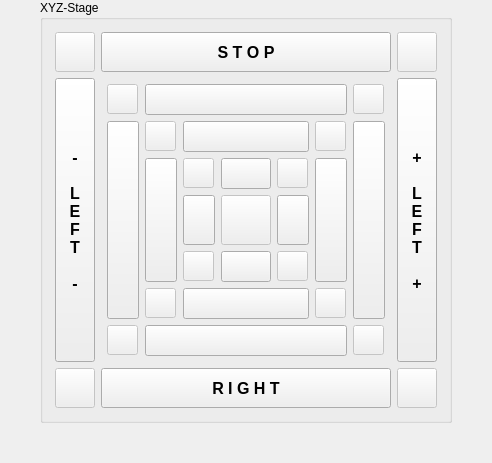
          <widget class="QWidget" name="Cryostat">
           <attribute name="title">
            <string>Cryostat</string>
           </attribute>
           <layout class="QGridLayout" name="gridLayout_10">
            <property name="leftMargin">
             <number>0</number>
            </property>
            <property name="topMargin">
             <number>0</number>
            </property>
            <property name="rightMargin">
             <number>0</number>
            </property>
            <property name="bottomMargin">
             <number>0</number>
            </property>
            <item row="0" column="1">
             <widget class="QGroupBox" name="groupBox">
              <property name="title">
               <string>XYZ-Stage</string>
              </property>
              <layout class="QGridLayout" name="gridLayout_8">
               <property name="leftMargin">
                <number>6</number>
               </property>
               <property name="topMargin">
                <number>6</number>
               </property>
               <property name="rightMargin">
                <number>6</number>
               </property>
               <property name="bottomMargin">
                <number>6</number>
               </property>
               <item row="0" column="0">
                <layout class="QGridLayout" name="gridLayout_23">
                 <property name="leftMargin">
                  <number>6</number>
                 </property>
                 <property name="topMargin">
                  <number>6</number>
                 </property>
                 <property name="rightMargin">
                  <number>6</number>
                 </property>
                 <property name="bottomMargin">
                  <number>6</number>
                 </property>
                 <property name="spacing">
                  <number>6</number>
                 </property>
                 <item row="0" column="1">
                  <widget class="QToolButton" name="btn_stop_05">
                   <property name="sizePolicy">
                    <sizepolicy hsizetype="Expanding" vsizetype="Fixed">
                     <horstretch>0</horstretch>
                     <verstretch>0</verstretch>
                    </sizepolicy>
                   </property>
                   <property name="minimumSize">
                    <size>
                     <width>0</width>
                     <height>40</height>
                    </size>
                   </property>
                   <property name="font">
                    <font>
                     <pointsize>12</pointsize>
                     <weight>75</weight>
                     <bold>true</bold>
                    </font>
                   </property>
                   <property name="text">
                    <string>S T O P</string>
                   </property>
                  </widget>
                 </item>
                 <item row="1" column="0">
                  <widget class="QToolButton" name="btn_xyz_left_1">
                   <property name="sizePolicy">
                    <sizepolicy hsizetype="Fixed" vsizetype="Expanding">
                     <horstretch>0</horstretch>
                     <verstretch>0</verstretch>
                    </sizepolicy>
                   </property>
                   <property name="minimumSize">
                    <size>
                     <width>40</width>
                     <height>0</height>
                    </size>
                   </property>
                   <property name="font">
                    <font>
                     <pointsize>12</pointsize>
                     <weight>75</weight>
                     <bold>true</bold>
                    </font>
                   </property>
                   <property name="statusTip">
                    <string>Stop all motors &amp; abort data collection!</string>
                   </property>
                   <property name="text">
                    <string>-

L
E
F
T

-</string>
                   </property>
                  </widget>
                 </item>
                 <item row="1" column="2">
                  <widget class="QToolButton" name="btn_xyz_left_2">
                   <property name="sizePolicy">
                    <sizepolicy hsizetype="Fixed" vsizetype="Expanding">
                     <horstretch>0</horstretch>
                     <verstretch>0</verstretch>
                    </sizepolicy>
                   </property>
                   <property name="minimumSize">
                    <size>
                     <width>40</width>
                     <height>0</height>
                    </size>
                   </property>
                   <property name="font">
                    <font>
                     <pointsize>12</pointsize>
                     <weight>75</weight>
                     <bold>true</bold>
                    </font>
                   </property>
                   <property name="statusTip">
                    <string>Stop all motors &amp; abort data collection!</string>
                   </property>
                   <property name="text">
                    <string>+

L
E
F
T

+</string>
                   </property>
                  </widget>
                 </item>
                 <item row="2" column="1">
                  <widget class="QToolButton" name="btn_xyz_right">
                   <property name="sizePolicy">
                    <sizepolicy hsizetype="Expanding" vsizetype="Fixed">
                     <horstretch>0</horstretch>
                     <verstretch>0</verstretch>
                    </sizepolicy>
                   </property>
                   <property name="minimumSize">
                    <size>
                     <width>0</width>
                     <height>40</height>
                    </size>
                   </property>
                   <property name="font">
                    <font>
                     <pointsize>12</pointsize>
                     <weight>75</weight>
                     <bold>true</bold>
                    </font>
                   </property>
                   <property name="text">
                    <string>R I G H T</string>
                   </property>
                  </widget>
                 </item>
                 <item row="0" column="0">
                  <widget class="QToolButton" name="btn_xyz_edge_41">
                   <property name="enabled">
                    <bool>false</bool>
                   </property>
                   <property name="minimumSize">
                    <size>
                     <width>40</width>
                     <height>40</height>
                    </size>
                   </property>
                   <property name="text">
                    <string/>
                   </property>
                  </widget>
                 </item>
                 <item row="0" column="2">
                  <widget class="QToolButton" name="btn_xyz_edge_42">
                   <property name="enabled">
                    <bool>false</bool>
                   </property>
                   <property name="minimumSize">
                    <size>
                     <width>40</width>
                     <height>40</height>
                    </size>
                   </property>
                   <property name="text">
                    <string/>
                   </property>
                  </widget>
                 </item>
                 <item row="2" column="0">
                  <widget class="QToolButton" name="btn_xyz_edge_44">
                   <property name="enabled">
                    <bool>false</bool>
                   </property>
                   <property name="minimumSize">
                    <size>
                     <width>40</width>
                     <height>40</height>
                    </size>
                   </property>
                   <property name="text">
                    <string/>
                   </property>
                  </widget>
                 </item>
                 <item row="2" column="2">
                  <widget class="QToolButton" name="btn_xyz_edge_43">
                   <property name="enabled">
                    <bool>false</bool>
                   </property>
                   <property name="minimumSize">
                    <size>
                     <width>40</width>
                     <height>40</height>
                    </size>
                   </property>
                   <property name="text">
                    <string/>
                   </property>
                  </widget>
                 </item>
                 <item row="1" column="1">
                  <layout class="QGridLayout" name="gridLayout_21">
                   <property name="leftMargin">
                    <number>6</number>
                   </property>
                   <property name="topMargin">
                    <number>6</number>
                   </property>
                   <property name="rightMargin">
                    <number>6</number>
                   </property>
                   <property name="bottomMargin">
                    <number>6</number>
                   </property>
                   <property name="spacing">
                    <number>6</number>
                   </property>
                   <item row="3" column="2">
                    <widget class="QToolButton" name="btn_xyz_l_1">
                     <property name="minimumSize">
                      <size>
                       <width>30</width>
                       <height>50</height>
                      </size>
                     </property>
                     <property name="text">
                      <string/>
                     </property>
                     <property name="icon">
                      <iconset resource="icons.qrc">
                       <normaloff>:/icons/arrow_l_1.png</normaloff>:/icons/arrow_l_1.png</iconset>
                     </property>
                     <property name="iconSize">
                      <size>
                       <width>24</width>
                       <height>24</height>
                      </size>
                     </property>
                    </widget>
                   </item>
                   <item row="3" column="4">
                    <widget class="QToolButton" name="btn_xyz_r_1">
                     <property name="minimumSize">
                      <size>
                       <width>30</width>
                       <height>50</height>
                      </size>
                     </property>
                     <property name="text">
                      <string/>
                     </property>
                     <property name="icon">
                      <iconset resource="icons.qrc">
                       <normaloff>:/icons/arrow_r_1.png</normaloff>:/icons/arrow_r_1.png</iconset>
                     </property>
                     <property name="iconSize">
                      <size>
                       <width>24</width>
                       <height>24</height>
                      </size>
                     </property>
                    </widget>
                   </item>
                   <item row="4" column="3" alignment="Qt::AlignHCenter">
                    <widget class="QToolButton" name="btn_xyz_d_1">
                     <property name="minimumSize">
                      <size>
                       <width>50</width>
                       <height>30</height>
                      </size>
                     </property>
                     <property name="text">
                      <string/>
                     </property>
                     <property name="icon">
                      <iconset resource="icons.qrc">
                       <normaloff>:/icons/arrow_d_1.png</normaloff>:/icons/arrow_d_1.png</iconset>
                     </property>
                     <property name="iconSize">
                      <size>
                       <width>24</width>
                       <height>24</height>
                      </size>
                     </property>
                    </widget>
                   </item>
                   <item row="2" column="3" alignment="Qt::AlignHCenter">
                    <widget class="QToolButton" name="btn_xyz_u_1">
                     <property name="minimumSize">
                      <size>
                       <width>50</width>
                       <height>30</height>
                      </size>
                     </property>
                     <property name="text">
                      <string/>
                     </property>
                     <property name="icon">
                      <iconset resource="icons.qrc">
                       <normaloff>:/icons/arrow_u_1.png</normaloff>:/icons/arrow_u_1.png</iconset>
                     </property>
                     <property name="iconSize">
                      <size>
                       <width>24</width>
                       <height>24</height>
                      </size>
                     </property>
                    </widget>
                   </item>
                   <item row="3" column="3">
                    <widget class="QToolButton" name="btn_xyz_edge_00">
                     <property name="enabled">
                      <bool>false</bool>
                     </property>
                     <property name="minimumSize">
                      <size>
                       <width>50</width>
                       <height>50</height>
                      </size>
                     </property>
                     <property name="text">
                      <string/>
                     </property>
                     <property name="icon">
                      <iconset resource="icons.qrc">
                       <normaloff>:/icons/move.png</normaloff>:/icons/move.png</iconset>
                     </property>
                     <property name="iconSize">
                      <size>
                       <width>30</width>
                       <height>30</height>
                      </size>
                     </property>
                    </widget>
                   </item>
                   <item row="2" column="2">
                    <widget class="QToolButton" name="btn_xyz_edge_11">
                     <property name="enabled">
                      <bool>false</bool>
                     </property>
                     <property name="minimumSize">
                      <size>
                       <width>31</width>
                       <height>30</height>
                      </size>
                     </property>
                     <property name="text">
                      <string/>
                     </property>
                    </widget>
                   </item>
                   <item row="2" column="4">
                    <widget class="QToolButton" name="btn_xyz_edge_12">
                     <property name="enabled">
                      <bool>false</bool>
                     </property>
                     <property name="minimumSize">
                      <size>
                       <width>31</width>
                       <height>30</height>
                      </size>
                     </property>
                     <property name="text">
                      <string/>
                     </property>
                    </widget>
                   </item>
                   <item row="4" column="2">
                    <widget class="QToolButton" name="btn_xyz_edge_14">
                     <property name="enabled">
                      <bool>false</bool>
                     </property>
                     <property name="minimumSize">
                      <size>
                       <width>31</width>
                       <height>30</height>
                      </size>
                     </property>
                     <property name="text">
                      <string/>
                     </property>
                    </widget>
                   </item>
                   <item row="4" column="4">
                    <widget class="QToolButton" name="btn_xyz_edge_13">
                     <property name="enabled">
                      <bool>false</bool>
                     </property>
                     <property name="minimumSize">
                      <size>
                       <width>31</width>
                       <height>30</height>
                      </size>
                     </property>
                     <property name="text">
                      <string/>
                     </property>
                    </widget>
                   </item>
                   <item row="2" column="1" rowspan="3">
                    <widget class="QToolButton" name="btn_xyz_l_2">
                     <property name="sizePolicy">
                      <sizepolicy hsizetype="Fixed" vsizetype="Expanding">
                       <horstretch>0</horstretch>
                       <verstretch>0</verstretch>
                      </sizepolicy>
                     </property>
                     <property name="minimumSize">
                      <size>
                       <width>30</width>
                       <height>50</height>
                      </size>
                     </property>
                     <property name="text">
                      <string/>
                     </property>
                     <property name="icon">
                      <iconset resource="icons.qrc">
                       <normaloff>:/icons/arrow_l_2.png</normaloff>:/icons/arrow_l_2.png</iconset>
                     </property>
                     <property name="iconSize">
                      <size>
                       <width>24</width>
                       <height>24</height>
                      </size>
                     </property>
                    </widget>
                   </item>
                   <item row="5" column="2" colspan="3">
                    <widget class="QToolButton" name="btn_xyz_d_2">
                     <property name="sizePolicy">
                      <sizepolicy hsizetype="Expanding" vsizetype="Fixed">
                       <horstretch>0</horstretch>
                       <verstretch>0</verstretch>
                      </sizepolicy>
                     </property>
                     <property name="minimumSize">
                      <size>
                       <width>50</width>
                       <height>30</height>
                      </size>
                     </property>
                     <property name="text">
                      <string/>
                     </property>
                     <property name="icon">
                      <iconset resource="icons.qrc">
                       <normaloff>:/icons/arrow_d_2.png</normaloff>:/icons/arrow_d_2.png</iconset>
                     </property>
                     <property name="iconSize">
                      <size>
                       <width>24</width>
                       <height>24</height>
                      </size>
                     </property>
                    </widget>
                   </item>
                   <item row="2" column="5" rowspan="3">
                    <widget class="QToolButton" name="btn_xyz_r_2">
                     <property name="sizePolicy">
                      <sizepolicy hsizetype="Fixed" vsizetype="Expanding">
                       <horstretch>0</horstretch>
                       <verstretch>0</verstretch>
                      </sizepolicy>
                     </property>
                     <property name="minimumSize">
                      <size>
                       <width>30</width>
                       <height>50</height>
                      </size>
                     </property>
                     <property name="text">
                      <string/>
                     </property>
                     <property name="icon">
                      <iconset resource="icons.qrc">
                       <normaloff>:/icons/arrow_r_2.png</normaloff>:/icons/arrow_r_2.png</iconset>
                     </property>
                     <property name="iconSize">
                      <size>
                       <width>24</width>
                       <height>24</height>
                      </size>
                     </property>
                    </widget>
                   </item>
                   <item row="1" column="2" colspan="3">
                    <widget class="QToolButton" name="btn_xyz_u_2">
                     <property name="sizePolicy">
                      <sizepolicy hsizetype="Expanding" vsizetype="Fixed">
                       <horstretch>0</horstretch>
                       <verstretch>0</verstretch>
                      </sizepolicy>
                     </property>
                     <property name="minimumSize">
                      <size>
                       <width>50</width>
                       <height>30</height>
                      </size>
                     </property>
                     <property name="text">
                      <string/>
                     </property>
                     <property name="icon">
                      <iconset resource="icons.qrc">
                       <normaloff>:/icons/arrow_u_2.png</normaloff>:/icons/arrow_u_2.png</iconset>
                     </property>
                     <property name="iconSize">
                      <size>
                       <width>24</width>
                       <height>24</height>
                      </size>
                     </property>
                    </widget>
                   </item>
                   <item row="1" column="6" rowspan="5">
                    <widget class="QToolButton" name="btn_xyz_r_3">
                     <property name="sizePolicy">
                      <sizepolicy hsizetype="Fixed" vsizetype="Expanding">
                       <horstretch>0</horstretch>
                       <verstretch>0</verstretch>
                      </sizepolicy>
                     </property>
                     <property name="minimumSize">
                      <size>
                       <width>30</width>
                       <height>50</height>
                      </size>
                     </property>
                     <property name="text">
                      <string/>
                     </property>
                     <property name="icon">
                      <iconset resource="icons.qrc">
                       <normaloff>:/icons/arrow_r_3.png</normaloff>:/icons/arrow_r_3.png</iconset>
                     </property>
                     <property name="iconSize">
                      <size>
                       <width>24</width>
                       <height>24</height>
                      </size>
                     </property>
                    </widget>
                   </item>
                   <item row="6" column="1" colspan="5">
                    <widget class="QToolButton" name="btn_xyz_d_3">
                     <property name="sizePolicy">
                      <sizepolicy hsizetype="Expanding" vsizetype="Fixed">
                       <horstretch>0</horstretch>
                       <verstretch>0</verstretch>
                      </sizepolicy>
                     </property>
                     <property name="minimumSize">
                      <size>
                       <width>50</width>
                       <height>30</height>
                      </size>
                     </property>
                     <property name="text">
                      <string/>
                     </property>
                     <property name="icon">
                      <iconset resource="icons.qrc">
                       <normaloff>:/icons/arrow_d_3.png</normaloff>:/icons/arrow_d_3.png</iconset>
                     </property>
                     <property name="iconSize">
                      <size>
                       <width>24</width>
                       <height>24</height>
                      </size>
                     </property>
                    </widget>
                   </item>
                   <item row="1" column="0" rowspan="5">
                    <widget class="QToolButton" name="btn_xyz_l_3">
                     <property name="sizePolicy">
                      <sizepolicy hsizetype="Fixed" vsizetype="Expanding">
                       <horstretch>0</horstretch>
                       <verstretch>0</verstretch>
                      </sizepolicy>
                     </property>
                     <property name="minimumSize">
                      <size>
                       <width>30</width>
                       <height>50</height>
                      </size>
                     </property>
                     <property name="text">
                      <string/>
                     </property>
                     <property name="icon">
                      <iconset resource="icons.qrc">
                       <normaloff>:/icons/arrow_l_3.png</normaloff>:/icons/arrow_l_3.png</iconset>
                     </property>
                     <property name="iconSize">
                      <size>
                       <width>24</width>
                       <height>24</height>
                      </size>
                     </property>
                    </widget>
                   </item>
                   <item row="0" column="1" colspan="5">
                    <widget class="QToolButton" name="btn_xyz_u_3">
                     <property name="sizePolicy">
                      <sizepolicy hsizetype="Expanding" vsizetype="Fixed">
                       <horstretch>0</horstretch>
                       <verstretch>0</verstretch>
                      </sizepolicy>
                     </property>
                     <property name="minimumSize">
                      <size>
                       <width>50</width>
                       <height>30</height>
                      </size>
                     </property>
                     <property name="text">
                      <string/>
                     </property>
                     <property name="icon">
                      <iconset resource="icons.qrc">
                       <normaloff>:/icons/arrow_u_3.png</normaloff>:/icons/arrow_u_3.png</iconset>
                     </property>
                     <property name="iconSize">
                      <size>
                       <width>24</width>
                       <height>24</height>
                      </size>
                     </property>
                    </widget>
                   </item>
                   <item row="1" column="5">
                    <widget class="QToolButton" name="btn_xyz_edge_22">
                     <property name="enabled">
                      <bool>false</bool>
                     </property>
                     <property name="minimumSize">
                      <size>
                       <width>31</width>
                       <height>30</height>
                      </size>
                     </property>
                     <property name="text">
                      <string/>
                     </property>
                    </widget>
                   </item>
                   <item row="0" column="6">
                    <widget class="QToolButton" name="btn_xyz_edge_32">
                     <property name="enabled">
                      <bool>false</bool>
                     </property>
                     <property name="minimumSize">
                      <size>
                       <width>31</width>
                       <height>30</height>
                      </size>
                     </property>
                     <property name="text">
                      <string/>
                     </property>
                    </widget>
                   </item>
                   <item row="0" column="0">
                    <widget class="QToolButton" name="btn_xyz_edge_31">
                     <property name="enabled">
                      <bool>false</bool>
                     </property>
                     <property name="minimumSize">
                      <size>
                       <width>31</width>
                       <height>30</height>
                      </size>
                     </property>
                     <property name="text">
                      <string/>
                     </property>
                    </widget>
                   </item>
                   <item row="1" column="1">
                    <widget class="QToolButton" name="btn_xyz_edge_21">
                     <property name="enabled">
                      <bool>false</bool>
                     </property>
                     <property name="minimumSize">
                      <size>
                       <width>31</width>
                       <height>30</height>
                      </size>
                     </property>
                     <property name="text">
                      <string/>
                     </property>
                    </widget>
                   </item>
                   <item row="5" column="1">
                    <widget class="QToolButton" name="btn_xyz_edge_24">
                     <property name="enabled">
                      <bool>false</bool>
                     </property>
                     <property name="minimumSize">
                      <size>
                       <width>31</width>
                       <height>30</height>
                      </size>
                     </property>
                     <property name="text">
                      <string/>
                     </property>
                    </widget>
                   </item>
                   <item row="6" column="0">
                    <widget class="QToolButton" name="btn_xyz_edge_34">
                     <property name="enabled">
                      <bool>false</bool>
                     </property>
                     <property name="minimumSize">
                      <size>
                       <width>31</width>
                       <height>30</height>
                      </size>
                     </property>
                     <property name="text">
                      <string/>
                     </property>
                    </widget>
                   </item>
                   <item row="6" column="6">
                    <widget class="QToolButton" name="btn_xyz_edge_33">
                     <property name="enabled">
                      <bool>false</bool>
                     </property>
                     <property name="minimumSize">
                      <size>
                       <width>31</width>
                       <height>30</height>
                      </size>
                     </property>
                     <property name="text">
                      <string/>
                     </property>
                    </widget>
                   </item>
                   <item row="5" column="5">
                    <widget class="QToolButton" name="btn_xyz_edge_23">
                     <property name="enabled">
                      <bool>false</bool>
                     </property>
                     <property name="minimumSize">
                      <size>
                       <width>31</width>
                       <height>30</height>
                      </size>
                     </property>
                     <property name="text">
                      <string/>
                     </property>
                    </widget>
                   </item>
                  </layout>
                 </item>
                </layout>
               </item>
              </layout>
             </widget>
            </item>
            <item row="0" column="2">
             <spacer name="horizontalSpacer_15">
              <property name="orientation">
               <enum>Qt::Horizontal</enum>
              </property>
              <property name="sizeHint" stdset="0">
               <size>
                <width>40</width>
                <height>20</height>
               </size>
              </property>
             </spacer>
            </item>
            <item row="0" column="0">
             <spacer name="horizontalSpacer_21">
              <property name="orientation">
               <enum>Qt::Horizontal</enum>
              </property>
              <property name="sizeHint" stdset="0">
               <size>
                <width>40</width>
                <height>20</height>
               </size>
              </property>
             </spacer>
            </item>
            <item row="1" column="1">
             <spacer name="verticalSpacer_5">
              <property name="orientation">
               <enum>Qt::Vertical</enum>
              </property>
              <property name="sizeHint" stdset="0">
               <size>
                <width>20</width>
                <height>40</height>
               </size>
              </property>
             </spacer>
            </item>
           </layout>
          </widget>
